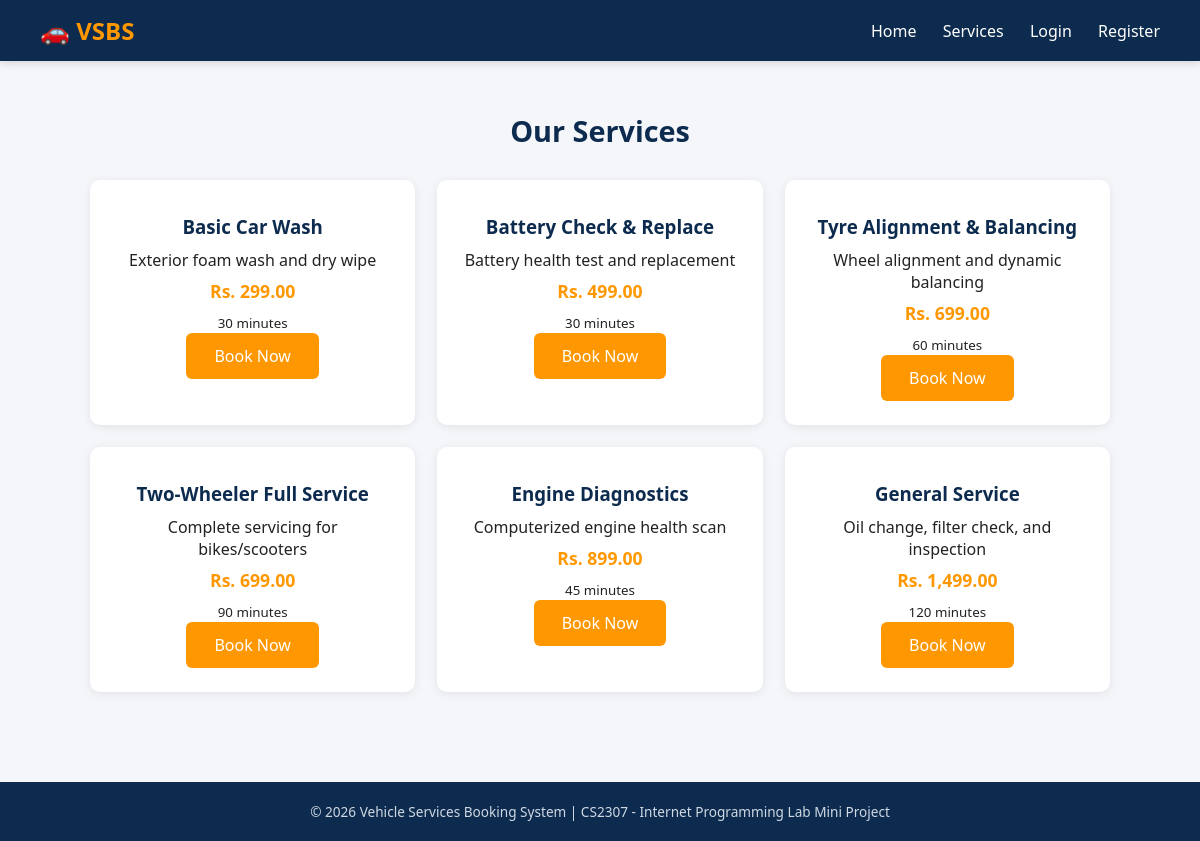
/services.php, run on the app's committed database.
### tables this page shows
CREATE TABLE IF NOT EXISTS services (
    service_id    INT AUTO_INCREMENT PRIMARY KEY,
    service_name  VARCHAR(100)  NOT NULL,
    description   VARCHAR(255),
    price         DECIMAL(8,2)  NOT NULL,
    duration_mins INT           NOT NULL
);

### services.php (the view, shortened to what this page needs)
<?php
require_once __DIR__ . "/includes/db.php";
require_once __DIR__ . "/includes/header.php";
$result = $conn->query("SELECT * FROM services ORDER BY price ASC");
?>
<section class="section">
    <h2>Our Services</h2>
    <div class="cards">
        <?php while ($row = $result->fetch_assoc()): ?>
            <div class="card">
                <h3><?php echo htmlspecialchars($row['service_name']); ?></h3>
                <p><?php echo htmlspecialchars($row['description']); ?></p>
                <div class="price">Rs. <?php echo number_format($row['price'], 2); ?></div>
                <p><small><?php echo $row['duration_mins']; ?> minutes</small></p>
                <a href="book.php?service=<?php echo $row['service_id']; ?>" class="btn">Book Now</a>
            </div>
        <?php endwhile; ?>
    </div>
</section>
<?php
require_once __DIR__ . "/includes/footer.php";
?>

### header.php (shortened to what this page needs)
<!DOCTYPE html>
<html lang="en">
<head>
<link rel="stylesheet" href="css/style.css">
</head>
<body>
<header class="navbar">
    <div class="logo">🚗 VSBS</div>
    <nav>
        <a href="index.php">Home</a>
        <a href="services.php">Services</a>
        <?php if (isset($_SESSION['user_id'])): ?>
            <a href="book.php">Book Service</a>
            <a href="my_bookings.php">My Bookings</a>
            <a href="logout.php">Logout (<?php echo htmlspecialchars($_SESSION['full_name']); ?>)</a>
        <?php else: ?>
            <a href="login.php">Login</a>
            <a href="register.php">Register</a>
        <?php endif; ?>
    </nav>
</header>

### footer.php (shortened to what this page needs)
<footer>
    &copy; <?php echo date("Y"); ?> Vehicle Services Booking System | CS2307 - Internet Programming Lab Mini Project
</footer>
</body>
</html>

### style.css (style rules this page uses)
* { margin:0; padding:0; box-sizing:border-box; font-family:'Segoe UI', Arial, sans-serif; }
body { background:#f4f6f9; color:#222; }
header.navbar { background:#0d2b4e; color:#fff; display:flex; justify-content:space-between; align-items:center; padding:14px 40px; box-shadow:0 2px 8px rgba(0,0,0,.15); }
header.navbar .logo { font-size:1.5rem; font-weight:700; color:#ff9800; }
header.navbar nav a { color:#fff; text-decoration:none; margin-left:22px; font-weight:500; }
.btn { display:inline-block; background:#ff9800; color:#fff; padding:12px 28px; border:none; border-radius:6px; font-size:1rem; text-decoration:none; cursor:pointer; transition:.2s; }
.section { padding:50px 40px; max-width:1100px; margin:0 auto; }
.section h2 { text-align:center; color:#0d2b4e; margin-bottom:30px; font-size:1.8rem; }
.cards { display:grid; grid-template-columns:repeat(auto-fit, minmax(240px,1fr)); gap:22px; }
.card { background:#fff; border-radius:10px; padding:24px; box-shadow:0 2px 10px rgba(0,0,0,.08); text-align:center; transition:.2s; }
.card h3 { color:#0d2b4e; margin:10px 0; }
.card .price { color:#ff9800; font-weight:700; font-size:1.1rem; margin:8px 0; }
footer { background:#0d2b4e; color:#cfd8e3; text-align:center; padding:20px; margin-top:40px; font-size:.85rem; }

### data on the page
services: service_name "Basic Car Wash", description "Exterior foam wash and dry wipe", price "299.00", duration_mins "30"
services: service_name "Battery Check & Replace", description "Battery health test and replacement", price "499.00", duration_mins "30"
services: service_name "Tyre Alignment & Balancing", description "Wheel alignment and dynamic balancing", price "699.00", duration_mins "60"
services: service_name "Two-Wheeler Full Service", description "Complete servicing for bikes/scooters", price "699.00", duration_mins "90"
services: service_name "Engine Diagnostics", description "Computerized engine health scan", price "899.00", duration_mins "45"
services: service_name "General Service", description "Oil change, filter check, and inspection", price "1,499.00", duration_mins "120"
